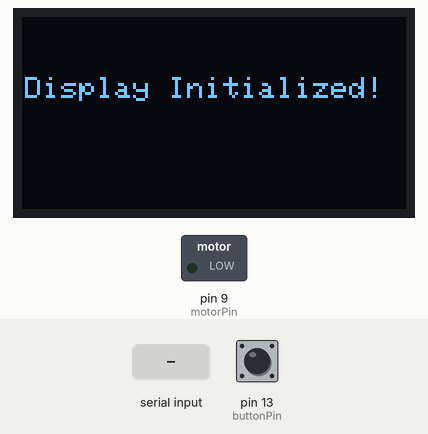
A sketch run on a simulated Arduino Uno, built with avr-gcc and run on an emulated ATmega328P. On the bench: 128×64 one-colour display, switched loads named in the sketch (green lamp = pin HIGH). The inputs (shaded band) are chosen by the test bench; at power-on: pin 13 (buttonPin) LOW. What the sketch prints to the serial monitor is not drawn.

Above: at 1.2 s.
1.3 s: "1\n" received over Serial
At 2.5 s:
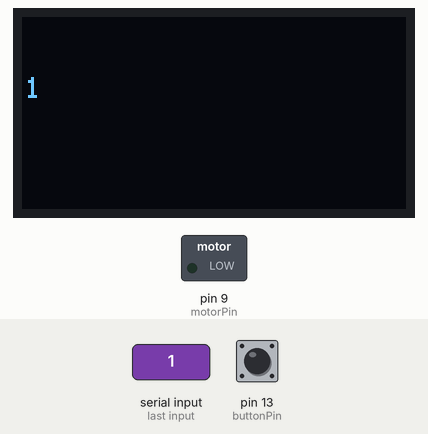
2.8 s: byte 10 ('\n') received over Serial
4.3 s: "0\n" received over Serial
At 4.8 s:
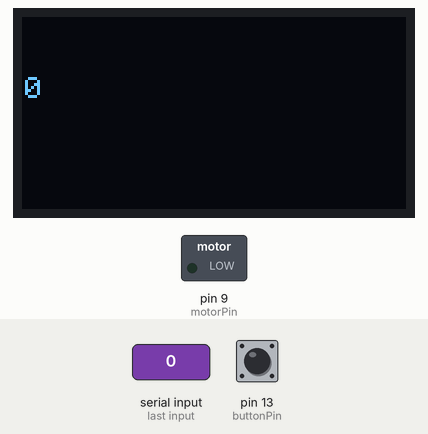
Timing chart, 0 to 7.3 s (numbered marks = the images above; inputs shaded):
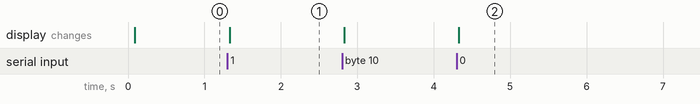

The sketch:

wristband.ino
```cpp
#include <Wire.h>
#include <Adafruit_SSD1306.h>
#include <Adafruit_GFX.h>

// OLED display TWI address
#define OLED_ADDR   0x3C

Adafruit_SSD1306 display(-1);

#if (SSD1306_LCDHEIGHT != 64)
#error("Height incorrect, please fix Adafruit_SSD1306.h!");
#endif

// using String objects. see Arduino reference.
// you DO need the newline, since char by char appends the newline to the fromPhone object.
String MATCH_FOUND = "Match Found\n";
String NO_MATCH = "No Match\n";
String RECOGNIZE_REQUEST = "Recognize Request\n";


String fromPhone = "";         // a String to hold incoming data
boolean stringComplete = false;  // whether the string is complete
const int motorPin = 9;
const int buttonPin = 13; // temporary choice for testing


// BUTTON VARIABLES:
int buttonState;             // the current reading from the input pin
int lastButtonState = LOW;   // the previous reading from the input pin
// the following variables are unsigned longs because the time, measured in
// milliseconds, will quickly become a bigger number than can be stored in an int.
unsigned long lastDebounceTime = 0;  // the last time the output pin was toggled
unsigned long debounceDelay = 50;    // the debounce time; increase if the output flickers

void setup() {
  // initialize and clear display
  display.begin(SSD1306_SWITCHCAPVCC, OLED_ADDR);
  display.clearDisplay();
  display.display();

  print_d("Display Initialized!");


  Serial.begin(9600);
//  Serial.begin(1382400); // make sure to setup the HC 05 for this baud rate.
//  Serial.begin(460800);
//Serial.begin(115200);

//  Serial.begin(921600);
//  Serial.println("Serial initialized at 1382400");
  // reserve 200 bytes for the inputString:
  fromPhone.reserve(200);

  pinMode(motorPin,OUTPUT);
  pinMode(buttonPin,INPUT);
}

/*
 * A print function that prints the parameter text to the display.
 */
void print_d(String text){
  // display a line of text

  display.clearDisplay(); // for now, just get rid of what was there before.


  display.setTextSize(1);
  display.setTextColor(WHITE);
  display.setCursor(1,20);
  display.print(text);

  // update display with all of the above graphics
  display.display();
}

void loop() {
  // put your main code here, to run repeatedly:

  // BUTTON CODE: Comments at https://www.arduino.cc/en/Tutorial/Debounce
  // if button pressed, tell the phone to get a photo and recognize
  int reading = digitalRead(buttonPin);
  if (reading != lastButtonState)
    lastDebounceTime = millis();
  if ((millis() - lastDebounceTime) > debounceDelay) {
    if (reading != buttonState) {
      buttonState = reading;
      if (buttonState == HIGH)
         Serial.println(RECOGNIZE_REQUEST);
    }
  }
  lastButtonState = reading;


  // Do something when a newline arrives:
  if (stringComplete) {
    Serial.println(fromPhone);


    if(fromPhone.equals(MATCH_FOUND)){
      Serial.print("vibrating");
      vibrate();
    }
    if(fromPhone.equals(NO_MATCH)){
      vibrate();
      delay(1000);
      vibrate();
    }
    // for now, assumes the only other possibility is a name to be displayed.
    else{
          print_d(fromPhone);
    }
    // clear the string:
    fromPhone = "";
    stringComplete = false;
  }


}

// pulses the motor for 1000 seconds
void vibrate(){
  digitalWrite(motorPin, HIGH);
  delay(1000);
  digitalWrite(motorPin,LOW);
}


/*
  SerialEvent occurs whenever a new data comes in the hardware serial RX. This
  routine is run between each time loop() runs, so using delay inside loop can
  delay response. Multiple bytes of data may be available.
*/
void serialEvent() {
  while (Serial.available()) {
    // get the new byte:
    char inChar = (char)Serial.read();
    // add it to the inputString:
    fromPhone += inChar;
    // if the incoming character is a newline, set a flag so the main loop can
    // do something about it:
    if (inChar == '\n') {
      stringComplete = true;
    }
  }
}
```

Measured:
- after the input at 1.3 s, the display: changes at once (image 1)
- after the input at 4.3 s, the display: changes at once (image 2)
